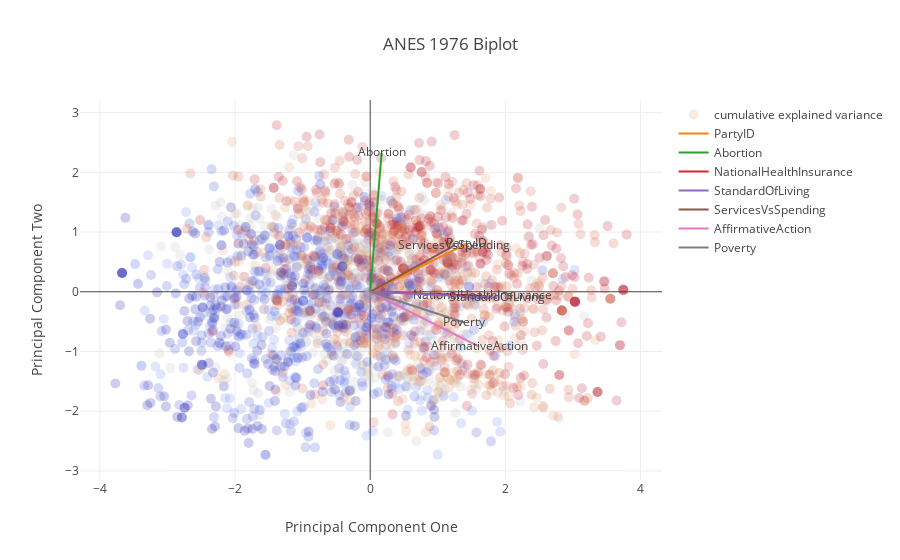

Source (notebook cell):
### Code cell
biplot(pca, data_scaled, title='ANES 1976 Biplot', color=data_scaled.PartyID)

### Figure 1 — Plotly figure (JSON) as saved in the notebook; plotly's stock layout.template omitted (floating-point values rounded to 4 significant figures; data arrays with more than 128 entries replaced by an {"elided": "..."} marker saying what was removed)
{"data": [{"marker": {"color": {"elided": "2248 float values"}, "opacity": 0.2, "size": 10}, "mode": "markers", "name": "cumulative explained variance", "type": "scatter", "x": {"elided": "2248 float values"}, "y": {"elided": "2248 float values"}}, {"marker": {"color": {"elided": "2248 float values"}}, "mode": "lines+text", "name": "PartyID", "text": ["", "PartyID"], "type": "scatter", "x": [0, 1.424], "y": [0, 0.803]}, {"marker": {"color": {"elided": "2248 float values"}}, "mode": "lines+text", "name": "Abortion", "text": ["", "Abortion"], "type": "scatter", "x": [0, 0.1697], "y": [0, 2.328]}, {"marker": {"color": {"elided": "2248 float values"}}, "mode": "lines+text", "name": "NationalHealthInsurance", "text": ["", "NationalHealthInsurance"], "type": "scatter", "x": [0, 1.656], "y": [0, -0.06483]}, {"marker": {"color": {"elided": "2248 float values"}}, "mode": "lines+text", "name": "StandardOfLiving", "text": ["", "StandardOfLiving"], "type": "scatter", "x": [0, 1.88], "y": [0, -0.09839]}, {"marker": {"color": {"elided": "2248 float values"}}, "mode": "lines+text", "name": "ServicesVsSpending", "text": ["", "ServicesVsSpending"], "type": "scatter", "x": [0, 1.237], "y": [0, 0.768]}, {"marker": {"color": {"elided": "2248 float values"}}, "mode": "lines+text", "name": "AffirmativeAction", "text": ["", "AffirmativeAction"], "type": "scatter", "x": [0, 1.611], "y": [0, -0.9179]}, {"marker": {"color": {"elided": "2248 float values"}}, "mode": "lines+text", "name": "Poverty", "text": ["", "Poverty"], "type": "scatter", "x": [0, 1.392], "y": [0, -0.5151]}], "layout": {"title": "ANES 1976 Biplot", "xaxis": {"title": "Principal Component One"}, "yaxis": {"title": "Principal Component Two"}}}
